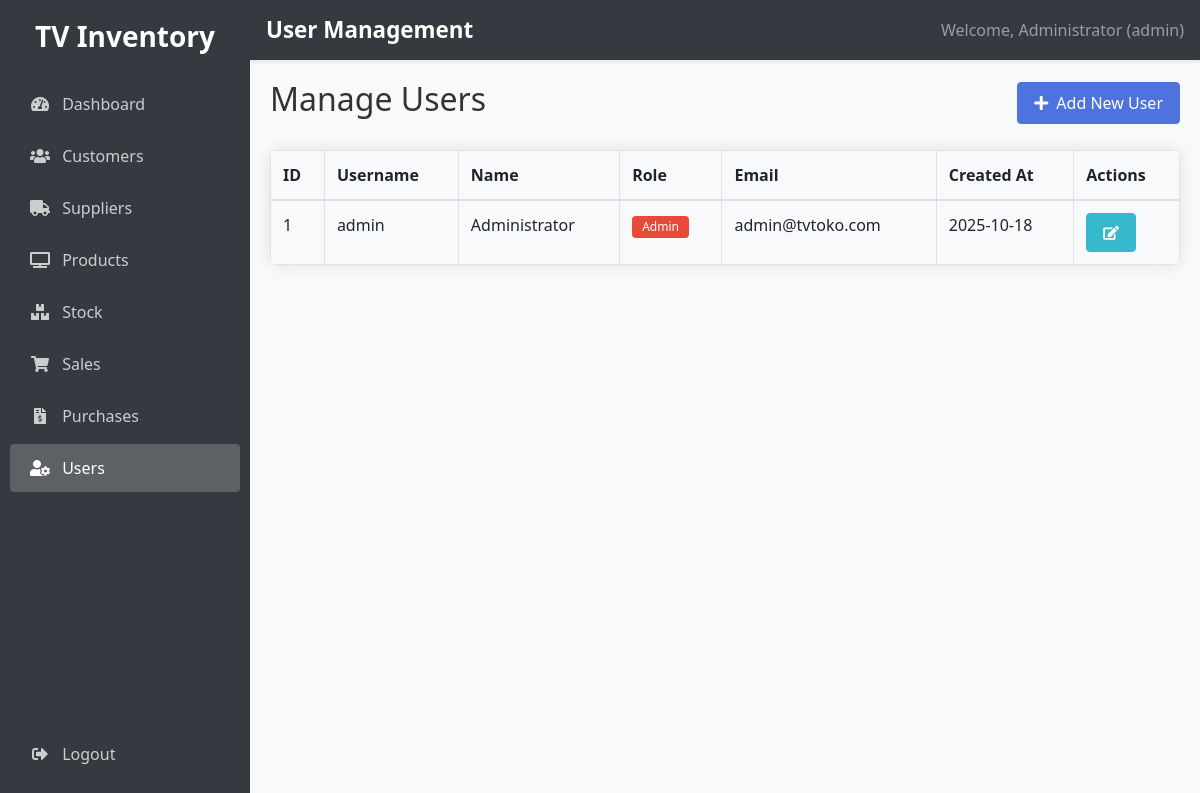
/users.php (signed in), run on the app's committed database.
### tables this page shows
CREATE TABLE users (
    id INT AUTO_INCREMENT PRIMARY KEY,
    username VARCHAR(50) NOT NULL UNIQUE,
    password VARCHAR(255) NOT NULL,
    role ENUM('admin', 'karyawan', 'pembeli') NOT NULL,
    name VARCHAR(100) NOT NULL,
    email VARCHAR(100),
    created_at TIMESTAMP DEFAULT CURRENT_TIMESTAMP
);

### users.php (the view, shortened to what this page needs)
<?php
require_once "config.php";
 $users = [];
 $sql = "SELECT id, username, role, name, email, created_at FROM users ORDER BY id ASC";
if($result = mysqli_query($conn, $sql)){
    while($row = mysqli_fetch_assoc($result)){
        $users[] = $row;
    }
}
?>
<!DOCTYPE html>
<html lang="en">
<head>
    <link rel="stylesheet" href="https://stackpath.bootstrapcdn.com/bootstrap/4.5.2/css/bootstrap.min.css">
    <link rel="stylesheet" href="https://cdnjs.cloudflare.com/ajax/libs/font-awesome/5.15.1/css/all.min.css">
    <link rel="stylesheet" href="style.css">
</head>
<body>
    <div class="sidebar" style="width: 250px;">
        <div class="text-center mb-4">
            <h3>TV Inventory</h3>
        </div>
        <ul class="nav flex-column">
            <li class="nav-item">
                <a class="nav-link" href="dashboard.php">
                    <i class="fas fa-tachometer-alt mr-2"></i> Dashboard
                </a>
            </li>
            <?php if($_SESSION["role"] == "admin" || $_SESSION["role"] == "karyawan"): ?>
            <li class="nav-item">
                <a class="nav-link" href="customers.php">
                    <i class="fas fa-users mr-2"></i> Customers
                </a>
            </li>
            <li class="nav-item">
                <a class="nav-link" href="suppliers.php">
                    <i class="fas fa-truck mr-2"></i> Suppliers
                </a>
            </li>
            <li class="nav-item">
                <a class="nav-link" href="products.php">
                    <i class="fas fa-tv mr-2"></i> Products
                </a>
            </li>
            <li class="nav-item">
                <a class="nav-link" href="stock.php">
                    <i class="fas fa-boxes mr-2"></i> Stock
                </a>
            </li>
            <li class="nav-item">
                <a class="nav-link" href="sales.php">
                    <i class="fas fa-shopping-cart mr-2"></i> Sales
                </a>
            </li>
            <li class="nav-item">
                <a class="nav-link" href="purchases.php">
                    <i class="fas fa-file-invoice-dollar mr-2"></i> Purchases
                </a>
            </li>
            <?php endif; ?>
            <?php if($_SESSION["role"] == "admin"): ?>
            <li class="nav-item">
                <a class="nav-link active" href="users.php">
                    <i class="fas fa-user-cog mr-2"></i> Users
                </a>
            </li>
            <?php endif; ?>
            <li class="nav-item mt-auto">
                <a class="nav-link" href="logout.php">
                    <i class="fas fa-sign-out-alt mr-2"></i> Logout
                </a>
            </li>
        </ul>
    </div>
    <nav class="navbar navbar-expand-lg navbar-dark bg-dark">
        <span class="navbar-brand">User Management</span>
        <span class="navbar-text ml-auto">
            Welcome, <?php echo htmlspecialchars($_SESSION["name"]); ?> (<?php echo htmlspecialchars($_SESSION["role"]); ?>)
        </span>
    </nav>
    <div class="content">
        <div class="d-flex justify-content-between align-items-center mb-4">
            <h2>Manage Users</h2>
            <button type="button" class="btn btn-primary" data-toggle="modal" data-target="#addUserModal">
                <i class="fas fa-plus mr-2"></i>Add New User
            </button>
        </div>
        <div class="table-responsive">
            <table class="table table-bordered" width="100%" cellspacing="0">
                <thead>
                    <tr>
                        <th>ID</th>
                        <th>Username</th>
                        <th>Name</th>
                        <th>Role</th>
                        <th>Email</th>
                        <th>Created At</th>
                        <th>Actions</th>
                    </tr>
                </thead>
                <tbody>
                    <?php if(empty($users)): ?>
                        <tr>
                            <td colspan="7" class="text-center">No users found</td>
                        </tr>
                    <?php else: ?>
                        <?php foreach($users as $user): ?>
                            <tr>
                                <td><?php echo $user['id']; ?></td>
                                <td><?php echo $user['username']; ?></td>
                                <td><?php echo $user['name']; ?></td>
                                <td>
                                    <?php
                                    if($user['role'] == 'admin'){
                                        echo '<span class="badge badge-danger">Admin</span>';
                                    } elseif($user['role'] == 'karyawan'){
                                        echo '<span class="badge badge-primary">Karyawan</span>';
                                    } else{
                                        echo '<span class="badge badge-info">Pembeli</span>';
                                    }
                                    ?>
                                </td>
                                <td><?php echo $user['email']; ?></td>
                                <td><?php echo date("Y-m-d", strtotime($user['created_at'])); ?></td>
                                <td>
                                    <a href="edit_user.php?id=<?php echo $user['id']; ?>" class="btn btn-info btn-sm">
                                        <i class="fas fa-edit"></i>
                                    </a>
                                </td>
                            </tr>
                        <?php endforeach; ?>
                    <?php endif; ?>
                </tbody>
            </table>
        </div>
    </div>
</body>
</html>

### style.css (style rules this page uses)
body { font-family: 'Segoe UI', Tahoma, Geneva, Verdana, sans-serif; background-color: #f8f9fa; color: #333; }
.sidebar { height: 100vh; background-color: #343a40; color: white; position: fixed; top: 0; left: 0; z-index: 100; padding-top: 20px; width: 250px; transition: all 0.3s; }
.sidebar .text-center { margin-bottom: 30px; }
.sidebar h3 { font-weight: bold; color: #fff; }
.sidebar .nav-link { color: rgba(255,255,255,.75); padding: 12px 20px; border-radius: 4px; margin: 2px 10px; transition: all 0.3s; }
.sidebar .nav-link.active { color: white; background-color: rgba(255,255,255,.2); }
.sidebar .nav-link i { margin-right: 10px; width: 20px; text-align: center; }
.sidebar .nav-item:last-child { margin-top: auto; position: absolute; bottom: 20px; width: calc(100% - 20px); }
.content { margin-left: 250px; padding: 20px; min-height: 100vh; transition: all 0.3s; }
.navbar { margin-left: 250px; width: calc(100% - 250px); background-color: #343a40 !important; box-shadow: 0 2px 4px rgba(0,0,0,.1); transition: all 0.3s; }
.navbar-brand { font-weight: bold; font-size: 1.4rem; }
.table-responsive { border-radius: 8px; box-shadow: 0 0 15px rgba(0,0,0,0.1); margin-bottom: 25px; overflow: hidden; }
.table { margin-bottom: 0; }
.table th { background-color: #f8f9fa; font-weight: 600; border-top: none; }
.table-bordered th, .table-bordered td { border: 1px solid #dee2e6; }
.btn { border-radius: 4px; font-weight: 500; padding: 8px 16px; transition: all 0.3s; }
.btn-primary { background-color: #4e73df; border-color: #4e73df; }
.btn-info { background-color: #36b9cc; border-color: #36b9cc; }
.badge { padding: 5px 10px; font-weight: 500; border-radius: 4px; }
.badge-danger { background-color: #e74a3b; }

### data on the page
users: id "1", username "admin", name "Administrator", role "Admin", email "admin@tvtoko.com", created_at "2025-10-18"

### other printed values
$_SESSION["name"] "Administrator"
$_SESSION["role"] "admin"
